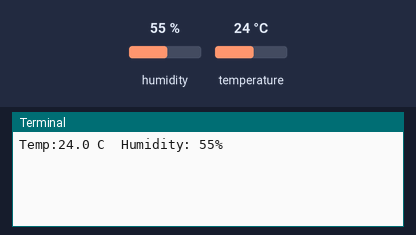
Simulated run of this program. Board: Raspberry Pi (BCM pin numbers). Shown: the last lines printed to the terminal. Inputs (shaded band) come from the test bench; at power-on: humidity 55 %, temperature 24 °C.

Above: at 1.2 s.
1.3 s: humidity set to 22 %
At 3.2 s:
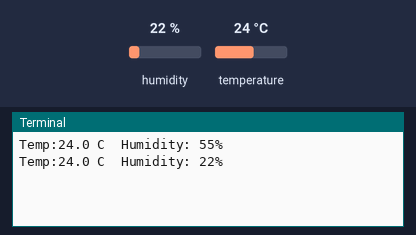
4.3 s: temperature set to 12 °C
At 5.6 s:
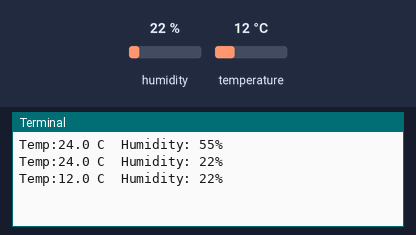
7.3 s: humidity set to 40 %
At 10.4 s:
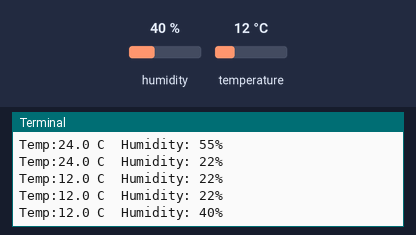
Timing chart, 0 to 11.9 s (numbered marks = the images above; inputs shaded):
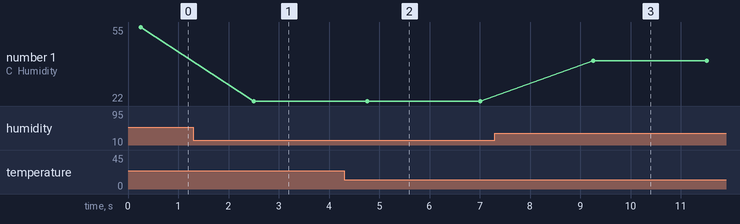

The program:

example.py
```python
# https://pimylifeup.com/raspberry-pi-dht11-sensor/

import time
import adafruit_dht
import board
dht_device = adafruit_dht.DHT11(board.D22)

while True:
    try:
        temperature_c = dht_device.temperature
        humidity = dht_device.humidity
        print("Temp:{:.1f} C  Humidity: {}%".format(temperature_c, humidity))
    except RuntimeError as err:
        print(err.args[0])
    time.sleep(2.0)
```

Measured:
- after the input at 1.3 s, the terminal: prints a new line after 1.2 s (image 1)
- after the input at 4.3 s, the terminal: prints a new line after 0.46 s (image 2)
- after the input at 7.3 s, the terminal: prints a new line after 2.0 s (image 3)
- plotted number 1: 55 → 22 after the input at 1.3 s, 22 → 40 after the input at 7.3 s
